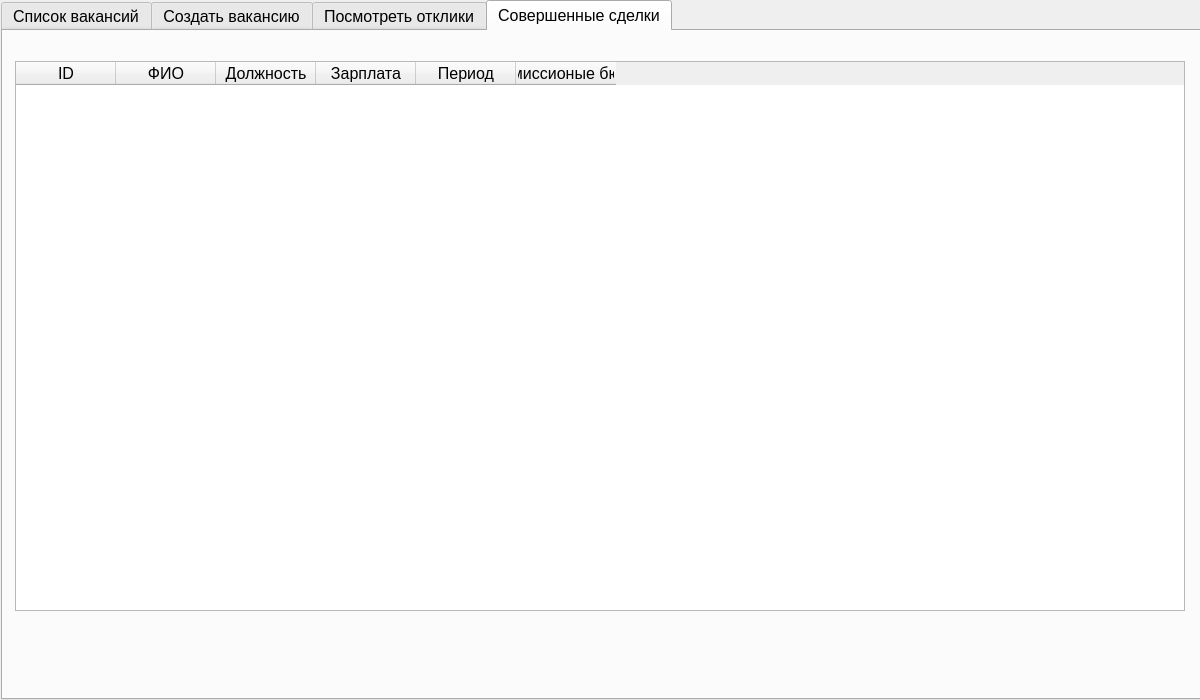
<?xml version="1.0" encoding="UTF-8"?>
<ui version="4.0">
 <class>EmployerWindow</class>
 <widget class="QDialog" name="EmployerWindow">
  <property name="geometry">
   <rect>
    <x>0</x>
    <y>0</y>
    <width>1200</width>
    <height>700</height>
   </rect>
  </property>
  <property name="minimumSize">
   <size>
    <width>1200</width>
    <height>700</height>
   </size>
  </property>
  <property name="maximumSize">
   <size>
    <width>1200</width>
    <height>700</height>
   </size>
  </property>
  <property name="windowTitle">
   <string>Бюро трудоустройства</string>
  </property>
  <widget class="QTabWidget" name="tabWidget">
   <property name="geometry">
    <rect>
     <x>1</x>
     <y>0</y>
     <width>1200</width>
     <height>700</height>
    </rect>
   </property>
   <property name="minimumSize">
    <size>
     <width>1200</width>
     <height>700</height>
    </size>
   </property>
   <property name="maximumSize">
    <size>
     <width>1200</width>
     <height>700</height>
    </size>
   </property>
   <property name="font">
    <font>
     <pointsize>12</pointsize>
    </font>
   </property>
   <property name="currentIndex">
    <number>3</number>
   </property>
   <widget class="QWidget" name="tab">
    <attribute name="title">
     <string>Список вакансий</string>
    </attribute>
    <widget class="QTableWidget" name="vacancyTableWidget">
     <property name="geometry">
      <rect>
       <x>12</x>
       <y>30</y>
       <width>1170</width>
       <height>550</height>
      </rect>
     </property>
     <property name="minimumSize">
      <size>
       <width>1170</width>
       <height>550</height>
      </size>
     </property>
     <property name="maximumSize">
      <size>
       <width>1170</width>
       <height>550</height>
      </size>
     </property>
     <column>
      <property name="text">
       <string/>
      </property>
     </column>
    </widget>
    <widget class="QPushButton" name="DeleteVacancyButton">
     <property name="geometry">
      <rect>
       <x>511</x>
       <y>610</y>
       <width>175</width>
       <height>35</height>
      </rect>
     </property>
     <property name="minimumSize">
      <size>
       <width>175</width>
       <height>35</height>
      </size>
     </property>
     <property name="maximumSize">
      <size>
       <width>175</width>
       <height>35</height>
      </size>
     </property>
     <property name="text">
      <string>Удалить вакансию</string>
     </property>
    </widget>
   </widget>
   <widget class="QWidget" name="tab_2">
    <attribute name="title">
     <string>Создать вакансию</string>
    </attribute>
    <widget class="QPushButton" name="CreateVacancyButton">
     <property name="geometry">
      <rect>
       <x>511</x>
       <y>610</y>
       <width>175</width>
       <height>35</height>
      </rect>
     </property>
     <property name="minimumSize">
      <size>
       <width>175</width>
       <height>35</height>
      </size>
     </property>
     <property name="maximumSize">
      <size>
       <width>175</width>
       <height>35</height>
      </size>
     </property>
     <property name="text">
      <string>Создать</string>
     </property>
    </widget>
    <widget class="QWidget" name="layoutWidget">
     <property name="geometry">
      <rect>
       <x>17</x>
       <y>9</y>
       <width>1161</width>
       <height>508</height>
      </rect>
     </property>
     <layout class="QVBoxLayout" name="verticalLayout">
      <item>
       <widget class="QLabel" name="label">
        <property name="maximumSize">
         <size>
          <width>350</width>
          <height>25</height>
         </size>
        </property>
        <property name="font">
         <font>
          <pointsize>16</pointsize>
         </font>
        </property>
        <property name="text">
         <string>Должность</string>
        </property>
       </widget>
      </item>
      <item>
       <widget class="QLineEdit" name="TitleEdit">
        <property name="minimumSize">
         <size>
          <width>350</width>
          <height>35</height>
         </size>
        </property>
        <property name="maximumSize">
         <size>
          <width>10000</width>
          <height>35</height>
         </size>
        </property>
       </widget>
      </item>
      <item>
       <widget class="QLabel" name="label_2">
        <property name="font">
         <font>
          <pointsize>16</pointsize>
         </font>
        </property>
        <property name="text">
         <string>Оклад</string>
        </property>
       </widget>
      </item>
      <item>
       <widget class="QLineEdit" name="SalaryEdit">
        <property name="minimumSize">
         <size>
          <width>350</width>
          <height>35</height>
         </size>
        </property>
        <property name="maximumSize">
         <size>
          <width>10000</width>
          <height>35</height>
         </size>
        </property>
        <property name="text">
         <string/>
        </property>
       </widget>
      </item>
      <item>
       <widget class="QLabel" name="label_3">
        <property name="font">
         <font>
          <pointsize>16</pointsize>
         </font>
        </property>
        <property name="text">
         <string>Срок</string>
        </property>
       </widget>
      </item>
      <item>
       <widget class="QLineEdit" name="PeriodEdit">
        <property name="minimumSize">
         <size>
          <width>350</width>
          <height>35</height>
         </size>
        </property>
        <property name="maximumSize">
         <size>
          <width>10000</width>
          <height>35</height>
         </size>
        </property>
        <property name="text">
         <string/>
        </property>
       </widget>
      </item>
      <item>
       <widget class="QLabel" name="label_4">
        <property name="font">
         <font>
          <pointsize>16</pointsize>
         </font>
        </property>
        <property name="text">
         <string>Требования</string>
        </property>
       </widget>
      </item>
      <item>
       <widget class="QLineEdit" name="RequirementsEdit">
        <property name="minimumSize">
         <size>
          <width>350</width>
          <height>35</height>
         </size>
        </property>
        <property name="maximumSize">
         <size>
          <width>10000</width>
          <height>35</height>
         </size>
        </property>
        <property name="text">
         <string/>
        </property>
       </widget>
      </item>
      <item>
       <widget class="QLabel" name="label_5">
        <property name="font">
         <font>
          <pointsize>16</pointsize>
         </font>
        </property>
        <property name="text">
         <string>Дополнительная информация</string>
        </property>
       </widget>
      </item>
      <item>
       <widget class="QTextEdit" name="AdditionalDataEdit">
        <property name="minimumSize">
         <size>
          <width>600</width>
          <height>175</height>
         </size>
        </property>
        <property name="maximumSize">
         <size>
          <width>10000</width>
          <height>175</height>
         </size>
        </property>
       </widget>
      </item>
     </layout>
    </widget>
   </widget>
   <widget class="QWidget" name="tab_3">
    <attribute name="title">
     <string>Посмотреть отклики</string>
    </attribute>
    <widget class="QTableWidget" name="tableWidget_2">
     <property name="geometry">
      <rect>
       <x>12</x>
       <y>30</y>
       <width>1170</width>
       <height>550</height>
      </rect>
     </property>
     <property name="minimumSize">
      <size>
       <width>1170</width>
       <height>550</height>
      </size>
     </property>
     <column>
      <property name="text">
       <string>ID</string>
      </property>
     </column>
     <column>
      <property name="text">
       <string>ID Вакансии</string>
      </property>
     </column>
     <column>
      <property name="text">
       <string>ФИО</string>
      </property>
     </column>
     <column>
      <property name="text">
       <string>Профессия</string>
      </property>
     </column>
     <column>
      <property name="text">
       <string>Квалификация</string>
      </property>
     </column>
     <column>
      <property name="text">
       <string>Доп. Данные</string>
      </property>
     </column>
    </widget>
    <widget class="QPushButton" name="pushButton_2">
     <property name="geometry">
      <rect>
       <x>511</x>
       <y>610</y>
       <width>175</width>
       <height>35</height>
      </rect>
     </property>
     <property name="text">
      <string>Заключить договор</string>
     </property>
    </widget>
   </widget>
   <widget class="QWidget" name="tab_4">
    <attribute name="title">
     <string>Совершенные сделки</string>
    </attribute>
    <widget class="QTableWidget" name="tableWidget_3">
     <property name="geometry">
      <rect>
       <x>12</x>
       <y>30</y>
       <width>1170</width>
       <height>550</height>
      </rect>
     </property>
     <property name="minimumSize">
      <size>
       <width>1170</width>
       <height>550</height>
      </size>
     </property>
     <property name="maximumSize">
      <size>
       <width>1170</width>
       <height>550</height>
      </size>
     </property>
     <column>
      <property name="text">
       <string>ID</string>
      </property>
     </column>
     <column>
      <property name="text">
       <string>ФИО</string>
      </property>
     </column>
     <column>
      <property name="text">
       <string>Должность</string>
      </property>
     </column>
     <column>
      <property name="text">
       <string>Зарплата</string>
      </property>
     </column>
     <column>
      <property name="text">
       <string>Период</string>
      </property>
     </column>
     <column>
      <property name="text">
       <string>Комиссионые бюро</string>
      </property>
     </column>
    </widget>
   </widget>
  </widget>
 </widget>
 <resources/>
 <connections/>
</ui>
